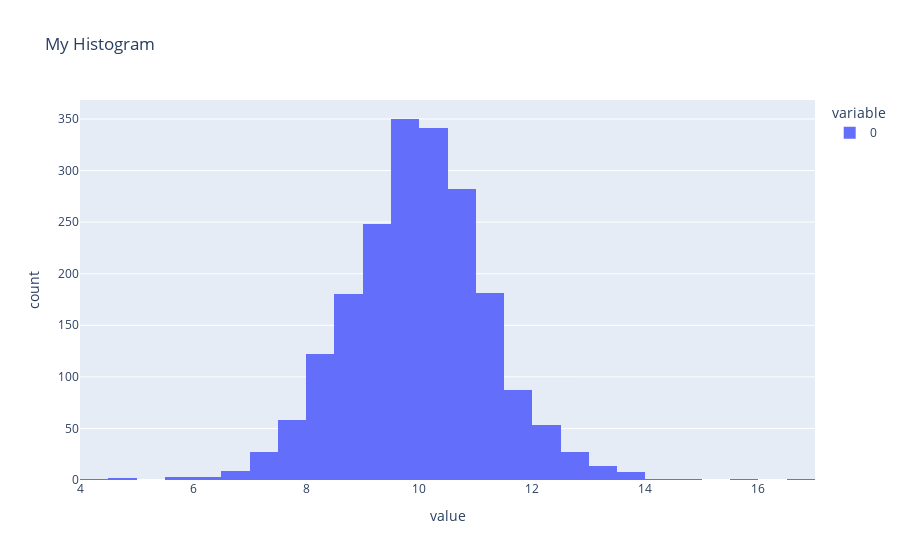

Notebook source saved alongside this figure:
### Code cell
data = normal3.sample(2000, rng)

fig = px.histogram(
    data,
    nbins=50,          # number of bins
    title="My Histogram"
)

fig.show()

### Figure 1 — Plotly figure (JSON) as saved in the notebook; plotly's stock layout.template omitted (floating-point values rounded to 4 significant figures; data arrays with more than 128 entries replaced by an {"elided": "..."} marker saying what was removed)
{"data": [{"bingroup": "x", "hovertemplate": "variable=0<br>value=%{x}<br>count=%{y}<extra></extra>", "legendgroup": "0", "marker": {"color": "#636efa", "pattern": {"shape": ""}}, "name": "0", "nbinsx": 50, "orientation": "v", "showlegend": true, "type": "histogram", "x": {"elided": "2000 float values"}, "xaxis": "x", "yaxis": "y"}], "layout": {"barmode": "relative", "legend": {"title": {"text": "variable"}, "tracegroupgap": 0}, "title": {"text": "My Histogram"}, "xaxis": {"anchor": "y", "domain": [0, 1], "title": {"text": "value"}}, "yaxis": {"anchor": "x", "domain": [0, 1], "title": {"text": "count"}}}}
